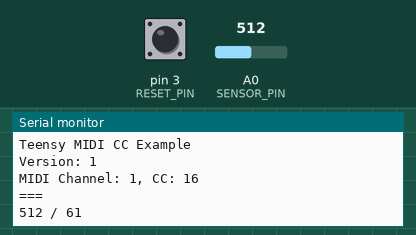
Recording of a sketch running on a simulated Teensy 4. On the bench: the last lines printed to the serial monitor. Inputs (shaded band) come from the test bench; at power-on: pin 3 (RESET_PIN) HIGH, A0 (SENSOR_PIN) = 512.

Above: at 1.2 s.
1.3 s: pin 3 (RESET_PIN) pulled LOW for 0.15 s
At 1.8 s:
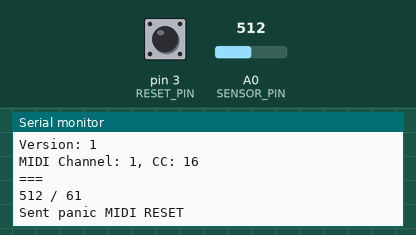
2.9 s: A0 (SENSOR_PIN) set to 716
At 3.4 s:
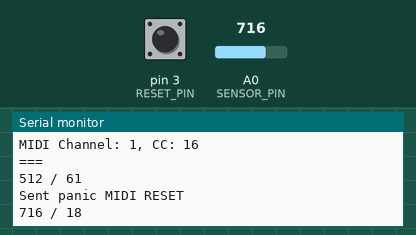
4.4 s: A0 (SENSOR_PIN) set to 810
At 5.3 s:
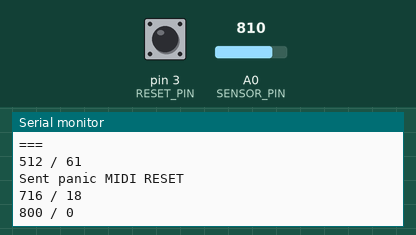

Measured:
- after the input at 1.3 s, the serial monitor: prints a new line after 0.10 s (image 1)
- after the input at 2.9 s, the serial monitor: prints a new line at once (image 2)
- after the input at 4.4 s, the serial monitor: prints a new line at once (image 3)

The sketch:

teensy_midi_cc.ino
```cpp
/*
 *  Teensy MIDI CC Example
 *  =================
 *  Based on: USB MIDI AnalogControlChange Example by PJRC
 *  Prepared by: Mic Black <mic@micslab.com>
 *
 *  Please note: You must select MIDI + Serial from the "Tools > USB Type" menu
*/

#include <Bounce.h>
#include "midi_cc.h"
#include "config.h"

// Initial states for hardware
uint16_t lastReading = -1;
uint8_t lastReset = false;

// Start a counter using the built in Teensy milliseconds incrementer
// https://www.pjrc.com/teensy/td_timing_elaspedMillis.html
elapsedMillis counter = 0;

void setup() {
  Serial.begin(9600);
  Serial.println("Teensy MIDI CC Example");
  Serial.printf("Version: %d\n", VERSION);
  Serial.printf("MIDI Channel: %d, CC: %d\n", MIDI_CHANNEL, MIDI_CC);
  Serial.println("===");

  pinMode(RESET_PIN, INPUT_PULLUP);
}

void loop() {
  if (counter >= THROTTLE_MS) {
    counter = 0;

    // Check if we need to send a panic reset signal
    uint8_t resetting = processResetPin();

    // If we are not resetting, then proceed with reading the sensor and sending a MIDI value
    if (!resetting) {
      processSensorReading();
    }
  }

  // MIDI Controllers should discard incoming MIDI messages.
  // http://forum.pjrc.com/threads/24179-Teensy-3-Ableton-Analog-CC-causes-midi-crash
  while (usbMIDI.read()) {
    // ignore incoming messages
  }
}

uint8_t processResetPin(){
  uint8_t reset = digitalRead(RESET_PIN);
  if (reset == LOW && lastReset == false) {
    usbMIDI.sendControlChange(MIDI_RESET, 127, MIDI_CHANNEL);
    delay(100);
    usbMIDI.sendControlChange(MIDI_RESET, 0, MIDI_CHANNEL);
    lastReset = true;
    Serial.println("Sent panic MIDI RESET");
  } else if (reset == HIGH && lastReset == true) {
    lastReset = false;
  }

  return lastReset;
}

void processSensorReading() {
  // Pluck the sensor reading from a 16 bit number and map it to a 7 bit number (MIDI is 0...127)
  uint16_t rawReading = analogRead(SENSOR_PIN);
  rawReading = constrain(rawReading, MIN_READING, MAX_READING);
  uint8_t reading = map(rawReading, MIN_READING,  MAX_READING, 0, 127);

  if (INVERT_READING) {
    reading = 127 - reading;
  }

  // only transmit MIDI messages if analog input changed
  if (reading != lastReading) {
    usbMIDI.sendControlChange(MIDI_CC, reading, MIDI_CHANNEL);
    lastReading = reading;
    Serial.printf("%d / %d\n", rawReading, reading);
  }
}
```

midi_cc.h
```cpp
const uint8_t MIDI_MODULATION = 1;
const uint8_t MIDI_BREATH = 2;
const uint8_t MIDI_FOOT = 4;
const uint8_t MIDI_VOLUME = 7;
const uint8_t MIDI_PAN = 10;
const uint8_t MIDI_EXPRESSION = 11;
const uint8_t MIDI_DAMPER = 11; //0 to 63 = Off, 64 to 127 = On
const uint8_t MIDI_PORTAMENTO = 11; //0 to 63 = Off, 64 to 127 = On
const uint8_t MIDI_REVERB = 91;
const uint8_t MIDI_CHORUS = 93;

const uint8_t MIDI_EFFECT1 = 12;
const uint8_t MIDI_EFFECT2 = 13;

const uint8_t MIDI_GENERAL1 = 16;
const uint8_t MIDI_GENERAL2 = 17;
const uint8_t MIDI_GENERAL3 = 18;
const uint8_t MIDI_GENERAL4 = 19;

const uint8_t MIDI_RESET = 121;
```

config.h
```cpp
// Example version
const uint8_t VERSION = 1;

// The MIDI channel number to send messages
const uint8_t MIDI_CHANNEL = 1;

// The MIDI message to send
const uint8_t MIDI_CC = MIDI_GENERAL1;

// How frequently to send MIDI instructions (in milliseconds)
const uint8_t THROTTLE_MS = 20;

// Which pins hardware is attached to
const uint8_t SENSOR_PIN = A0;
const uint8_t RESET_PIN = 3;

// Sensor reading ranges

// For Sharp GP2Y0A02YK0F
const uint16_t MIN_READING = 200;
const uint16_t MAX_READING = 800;
const uint8_t INVERT_READING = true;
```
